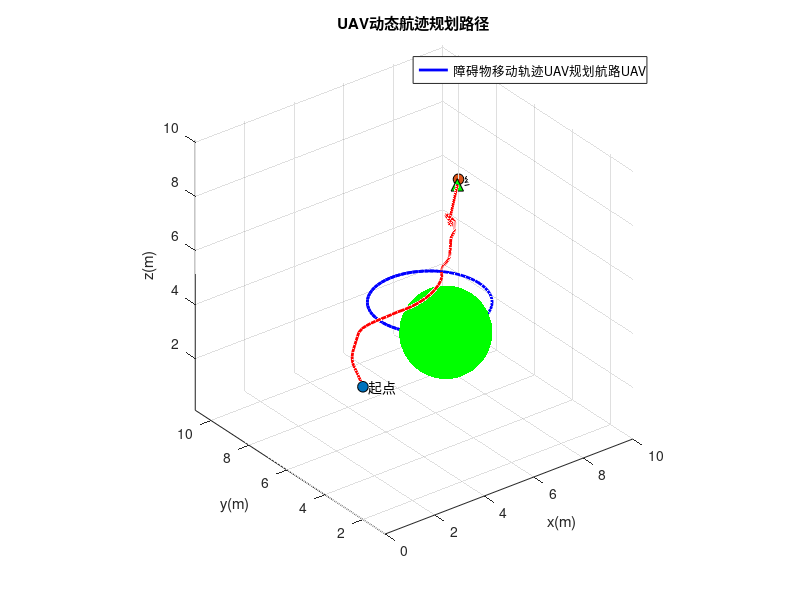

MATLAB code to generate this figure: (Note: this script raises an error after producing the figure.)
clc;clear;close all;
pathMatrix = csvread("./data_csv/pathMatrix.csv");
obsMatrix = csvread("./data_csv/obs_trace.csv");
start = csvread("./data_csv/start.csv");
goal = csvread("./data_csv/goal.csv");
obsR = csvread("./data_csv/obs_r.csv");           % 动态障碍物的半径
scatter3(start(1),start(2),start(3),60,"cyan",'filled','o','MarkerEdgeColor','k');hold on
scatter3(goal(1),goal(2),goal(3),60,"magenta",'filled',"o",'MarkerEdgeColor','k')
text(start(1),start(2),start(3),'  起点');
text(goal(1),goal(2),goal(3),'  终点');
xlabel('x(m)'); ylabel('y(m)'); zlabel('z(m)');
title('UAV动态航迹规划路径'); axis equal;
timeStep = 0.1;
[n,~] = size(pathMatrix);
for i = 1:n-1
    obsCenter = [obsMatrix(i,1),obsMatrix(i,2),obsMatrix(i,3)];
    try delete(B1), catch, end
    try delete(B2), catch, end
    B1 = drawSphere(obsCenter, obsR);
    B2 = scatter3(pathMatrix(i,1),pathMatrix(i,2),pathMatrix(i,3),80,'filled',"^",'MarkerFaceColor','g'...
                  ,'MarkerEdgeColor','k');
    if i >1
        b1 = plot3([obsMatrix(i-1,1),obsMatrix(i,1)],[obsMatrix(i-1,2),obsMatrix(i,2)]...
              ,[obsMatrix(i-1,3),obsMatrix(i,3)],'LineWidth',2,'color','b');
    end
    drawnow;
    b2 = plot3([pathMatrix(i,1),pathMatrix(i+1,1)],[pathMatrix(i,2),pathMatrix(i+1,2)],[pathMatrix(i,3),pathMatrix(i+1,3)],'LineWidth',2,'Color','r');
    if i == 2
        legend([b1,b2,B2],["障碍物移动轨迹","UAV规划航路","UAV"],'AutoUpdate','off','Location','best')
    end
    pause(0.05)
end
%% 计算GS,LS,L
pathLength = 0;
for i=1:length(pathMatrix(:,1))-1, pathLength = pathLength + distanceCost(pathMatrix(i,1:3),pathMatrix(i+1,1:3)); end
fprintf("航路长度为:%f\n GS:%f °\n LS:%f °",pathLength, calGs(pathMatrix)/pi*180, calLs(pathMatrix)/pi*180);
%% 函数
% 球绘制函数
function bar = drawSphere(pos, r)
[x,y,z] = sphere(60);
bar = surfc(r*x+pos(1), r*y+pos(2), r*z+pos(3));
hold on;
end
% 欧式距离求解函数
function h=distanceCost(a,b)
h = sqrt(sum((a-b).^2, 2));
end